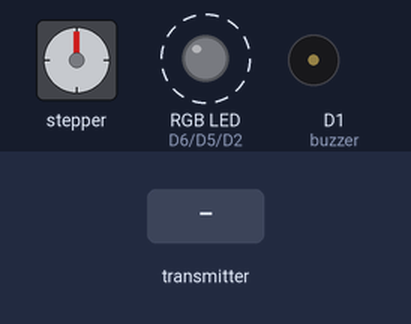
Recording of a sketch running on a simulated ESP8266 (NodeMCU). Shown: stepper motor, an RGB LED mixed from three pins (HIGH = lit), buzzer (waves = sounding). Dashed ring = blinking. The inputs (shaded band) are chosen by the test bench. Stepper angles assume 2048 steps per turn; what the sketch prints to the serial monitor is not drawn.

Above: at 1.25 s.
1.3 s: the transmitter starts sending sensor = 1023
At 2.37 s:
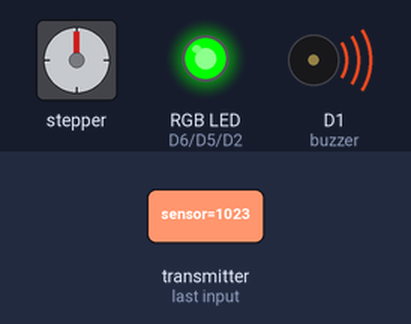
4.3 s: the transmitter starts sending sensor = 0
At 4.65 s:
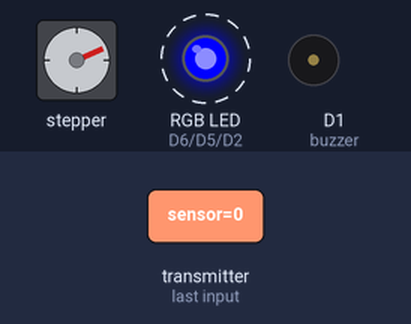
7.3 s: the transmitter starts sending sensor = 1023
At 8.81 s:
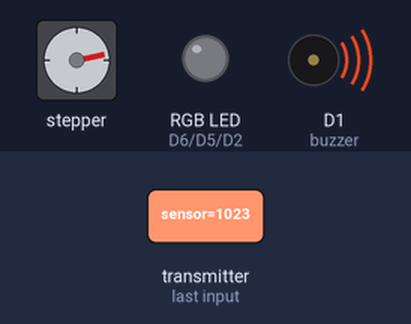
10.3 s: the transmitter starts sending sensor = 256
At 10.65 s:
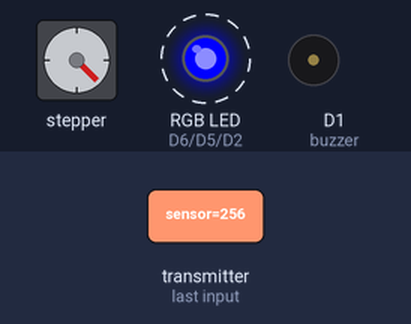
Timing chart, 0 to 14.3 s (numbered marks = the images above; inputs shaded):
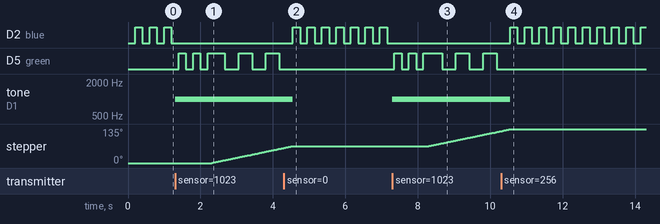

Measured:
- after the input at 1.3 s, D2 (blue): stops changing and stays LOW; D5 (green): LOW → HIGH after 0.10 s, → LOW 0.20 s later, → HIGH 0.20 s later, → LOW 0.20 s later, … (10 changes in this stretch); tone on D1 (buzzer): silent → 1000 Hz at once; stepper: keeps turning clockwise at about 30°/s, starting after 1.0 s
- after the input at 4.3 s, D2 (blue): alternates HIGH for 0.20 s and LOW for 0.20 s, starting after 0.25 s; D5 (green): stops changing and stays LOW; tone on D1 (buzzer): 1000 Hz → silent after 0.25 s; stepper: goes on until 4.5 s, then stays 67°
- after the input at 7.3 s, D2 (blue): stops changing and stays LOW; D5 (green): LOW → HIGH after 0.05 s, → LOW 0.20 s later, → HIGH 0.20 s later, → LOW 0.20 s later, … (10 changes in this stretch); tone on D1 (buzzer): silent → 1000 Hz at once; stepper: keeps turning clockwise at about 30°/s, starting after 1.0 s
- after the input at 10.3 s, D2 (blue): alternates HIGH for 0.20 s and LOW for 0.20 s, starting after 0.25 s; D5 (green): stops changing and stays LOW; tone on D1 (buzzer): 1000 Hz → silent after 0.25 s; stepper: goes on until 10.5 s, then stays 135°
- by itself, D2 (blue): alternates HIGH for 0.20 s and LOW for 0.20 s

The sketch:

esp8266_2_______.ino
```cpp
#include <ESP8266WiFi.h>  //ESP8266 модуліне Wi-Fi қосылу үшін керек кітапхана
#include <espnow.h>       //Теңіздегі ESP-NOW хабарламасын қабылдауға арналған кітапхана
#include <Stepper.h>      //Шаговый моторды басқаруға арналған кітапхана

// Пинтердің тағайындалуы:
const int buzzer=D1;    //Дыбыс сигналы үшін пин (buzzer)
const int blue=D2;      //Көк түсті RGB светодиод үшін пин
const int green=D5;     //Жасыл түсті RGB светодиод үшін пин
const int red=D6;       //Қызыл түсті RGB светодиод үшін пин
const int steps=2048;   //Мотордың бір айналым жасауы үшін қажетті қадамдар саны

//Моторды D3, D4, D7, D8 пиндеріне қосамыз (ULN2003 драйвері арқылы)
Stepper motor(steps,D3,D4,D7,D8);

// Айнымалылар:
int sensor=0;               //Газ сенсорынан келетін мән (ESP-NOW арқылы)
bool ledOn=false;           //Диодтың жануы/сөнуі
bool sirenOn=false;         //Сиренаның қазіргі күйі
unsigned long lastLed=0;    //Светодиодтың соңғы рет ауыстырылған уақыты
unsigned long lastSiren=0;  //Сиренаның соңғы рет ауыстырылған уақыты
bool go=false;              //Моторды айналдыру керек пе?
int turns=0;                //Жасалған қадамдар саны
unsigned long lastTurn=0;   //Соңғы қадам жасалған уақыт
bool forward=true;          //Айналу бағыты (алға/артқа)

// Деректерді қабылдағанда шақырылатын функция
void OnDataRecv(u8 *mac, u8 *data, u8 len) {
  memcpy(&sensor,data,sizeof(sensor));               //Келген деректерді sensor айнымалысына сақтау
  Serial.println("Алынған мән: " + String(sensor));  //Мәнді портқа шығару
}

void setup(){
  Serial.begin(115200);   //Сериялық портты іске қосу (бағдарламалау үшін)
  motor.setSpeed(5);      //Мотордың жылдамдығын орнату (5 айн/мин)

  // Пинтерді шығыс ретінде орнату:
  pinMode(buzzer,OUTPUT);
  pinMode(red,OUTPUT);
  pinMode(green,OUTPUT);
  pinMode(blue,OUTPUT);

  // Барлық диодтарды өшіру:
  analogWrite(red,0);
  analogWrite(green,0);
  analogWrite(blue,0);

  // Wi-Fi және ESP-NOW баптаулары:
  WiFi.mode(WIFI_STA);                   //Wi-Fi станциясы ретінде жұмыс істеу
  WiFi.disconnect();                     //Барлық желілерден ажырату
  if (esp_now_init()!=0) return;         //ESP-NOW-ды іске қосу
  esp_now_register_recv_cb(OnDataRecv);  //Деректерді қабылдау функциясын тіркеу
}

void loop() {
  // Шаговый моторды басқару:
  if(sensor<1000) {   //Газ қауіпсіз деңгейде
    go=false;         //Моторды тоқтату
    turns=0;          //Қадамдарды нөлге қайтару
  }
  else if (sensor>=1000 && turns==0 && !go) {  //Газ шекті деңгейден асып кетті
    go=true;                                   //Моторды іске қосу
    lastTurn=millis();                         //Басталу уақытын есте сақтау
  }

  // Моторды 1 секунд сайын айналдыру
  if (go && millis()-lastTurn>=1000) {
    motor.step(forward ? 64 : -64);  //Алға бағытта 64 қадам немесе артқа -64 қадам
    turns +=64;                      //Жасалған қадамдар санын көбейту

    //10 айналым жасалғанда (2048 * 10 = 20480 қадам)
    if (turns>=steps*10) {
      go=false;          //Айналдыруды тоқтату
      turns=0;           //Қадамдарды нөлге қайтару
      forward =!forward; //Бағытты өзгерту
    }
  }

  //RGB диодты басқару:
  if (millis()-lastLed>=200) {  //200 миллисекунд сайын
    ledOn=!ledOn;               //Диод күйін өзгерту (жану/сөну)

    //Газдың деңгейіне байланысты:
    if (sensor<1000) {  //Қауіпсіз
      analogWrite(blue,ledOn ? 255 : 0);  //Көк түсті жыпылықтату
    }
    else if (sensor>=1000 && sensor<2000) {  //Орташа деңгей
      analogWrite(green,ledOn ? 255 : 0);  //Жасыл түсті жыпылықтату
    }
    else {  //Жоғары деңгей (қауіпті)
      analogWrite(red, ledOn ? 255 : 0);  //Қызыл түсті жыпылықтату
    }

    lastLed=millis();  //Соңғы ауыстыру уақытын есте сақтау
  }

  // Зуммерді басқару:
  if (sensor>1000 && sensor<2000) {  //Орташа деңгей
    tone(buzzer,1000);  //Үздіксіз сигнал (1000 Гц)
  }
  else if (sensor>=2000) {               //Жоғары деңгей
    if (millis()-lastSiren>500) {        //500 миллисекунд сайын
      sirenOn=!sirenOn;                  //Сирена күйін өзгерту
      tone(buzzer,sirenOn ? 1200 : 800); //1200 Гц және 800 Гц дыбыстарын ауыстыру
      lastSiren=millis();                //Соңғы ауыстыру уақытын есте сақтау
    }
  }
  else {  //Қауіпсіз деңгей
    noTone(buzzer);  //Дыбысты өшіру
  }
}
```
